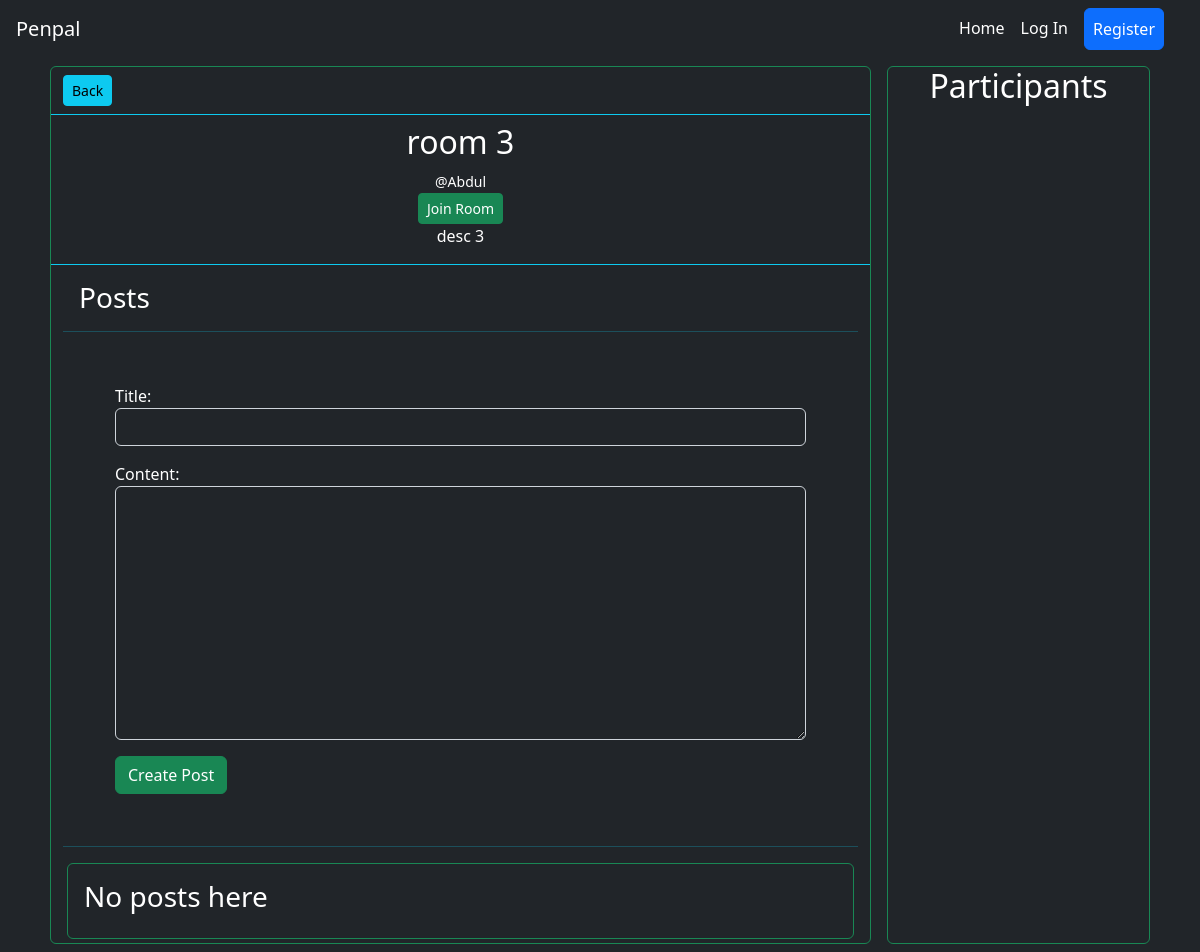
The app's page /room/17, older data.
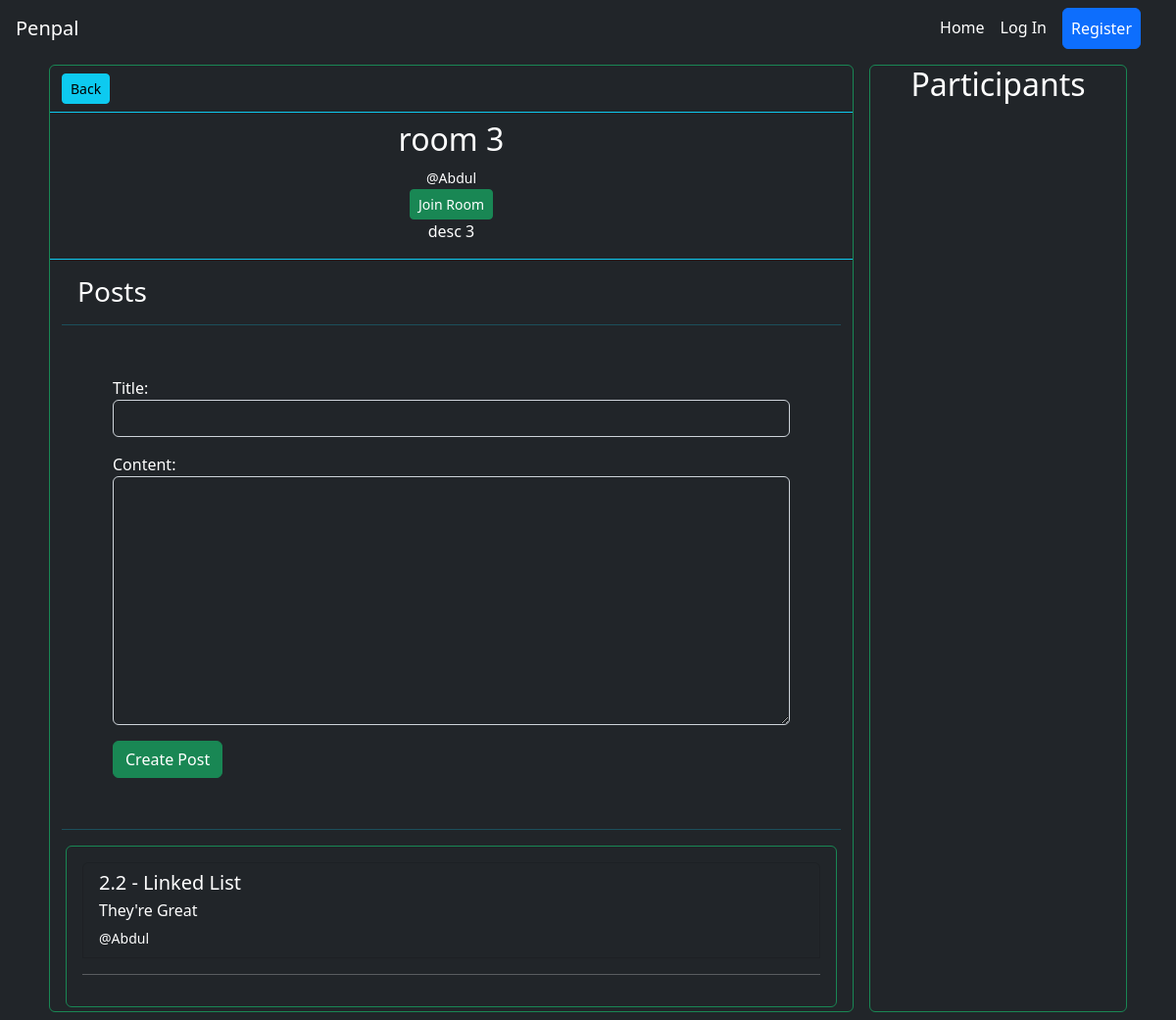
The same page, newer data.
### base/models.py (models this page shows, shortened)
class Post(models.Model):
    title = models.CharField(max_length=120)
    content = models.TextField()
    creator = models.ForeignKey(Account,on_delete=models.CASCADE,related_name="user_posts")
    room = models.ForeignKey(Room,on_delete=models.CASCADE,related_name='room_posts')
    likes = models.ManyToManyField(Account,related_name='liked_posts')
    dislikes = models.ManyToManyField(Account,related_name='disliked_posts')
    bookmarks = models.ManyToManyField(Account,related_name='bookmarked_posts')
    pinned = models.BooleanField(default=False)
    created_at = models.DateTimeField(auto_now_add=True)
    updated_at = models.DateTimeField(auto_now=True)
    class Meta:
        ordering = ['pinned','-created_at']

### accounts/models.py (models this page shows, shortened)
class Account(AbstractBaseUser,PermissionsMixin):
    id = models.UUIDField(primary_key = True,default=uuid.uuid4,editable=False)
    Genders=[
        ("Male","Male"),
        ("Female","Female")
    ]
    email = models.EmailField(verbose_name="email", max_length=60, unique=True)
    username = models.CharField(max_length=30, unique=False)
    gender = models.CharField(max_length=7,choices=Genders,default = "Male")
    phone_num = PhoneNumberField(blank=True)
    current_residence = CountryField(null =True , blank = True)
    nationality = CountryField(null =True , blank = True)
    date_joined = models.DateTimeField(verbose_name="date joined", auto_now_add=True)
    last_login = models.DateTimeField(verbose_name="last login", auto_now=True)
    is_active = models.BooleanField(default=True)
    is_admin = models.BooleanField(default=False)
    is_staff = models.BooleanField(default=False)
    is_superuser = models.BooleanField(default=False)
    profile_image = models.URLField(default="https://www.freeiconspng.com/thumbs/account-icon/account-icon-33.png")
    USERNAME_FIELD = "email"
    REQUIRED_FIELDS = [
        'username',
    ]
    objects = MyAccountManager()
    class Meta:
        unique_together = ('username','email')
    def __str__(self):
        return f"@{self.username}"

### base/views.py (the view)
# urls.py: path('room/<int:roomid>',view_room,name='view_room'),
def view_room(request, roomid):
    context = {}
    room = Room.objects.get(id=roomid)
    context['room'] = room
    context['post_form'] = PostCreationForm()
    context['posts'] = room.room_posts.all()
    context['joined'] = (request.user in room.participants.all())
    return render(request,"base/view_room.html",context)

### base/forms.py
class PostCreationForm(forms.ModelForm):
    class Meta:
        model = Post
        fields = ('title', 'content')
        widgets = {
            'title': forms.TextInput(attrs={'class':'form-control bg-dark text-white'}),
            'content': forms.Textarea(attrs={'class':'form-control bg-dark text-white'}),
        }

### base/templates/base/view_room.html (shortened to what this page needs)
{% extends "layout.html" %}
{% block body %}
<div class="container" style="display: grid; grid-template-columns: 3fr 1fr;">
    <div class="border rounded border-success m-2">
        <div class="container mt-2 mb-2 border-bottom border-info pb-2">
            <a href="javascript:history.back()" class="btn btn-info btn-sm">Back</a>
        </div>
        <div class="border-bottom border-info">
            <div class="text-center">
                <h2>{{room.name}}</h2>
                <small>{{room.creator}}</small>
                <div>
                {% if not joined %}
                    <a href="{% url 'join_room' room.id %}" class="btn btn-success btn-sm">Join Room</a>
                {% endif %}
                </div>
            </div>
            <p class="text-center">{{room.description}}</p>
        </div>
        <div class="text-white container">
            <h3 class="text-left m-3">Posts</h3>
            <hr class="text-info">
            {% include "base/create_post.html" %}
            <hr class="text-info">
        </div>
        <div class="container">
            <div class="border rounded border-success list-group p-3 m-1">
                {% include "base/posts.html" %}
            </div>
        </div>
    </div>
    <div class="border rounded border-success m-2">
        <h2 class="text-center">Participants</h2>
    </div>
</div>
{% endblock %}

### base/templates/base/posts.html (shortened to what this page needs)
{% for post in posts %}
<a href="{% url 'view_post' post.id %}"
    class="list-group-item list-group-item-action flex-column align-items-start bg-dark text-white">
    <div class="d-flex w-100 justify-content-between">
        <h5 class="mb-1">{{ post.title }}</h5>
    </div>
    <p class="mb-1">{{post.content | truncatechars:100}}</p>
    <small>{{post.creator}}</small>
</a>
<hr>
{% empty %}
<h3>No posts here</h3>
{% endfor %}

Row changes from the older to the newer data that the page shows:
added Post: title "2.2 - Linked List", content "They're Great", creator "@Abdul"
Text that changed along with them:
text no longer shown: "No posts here"
